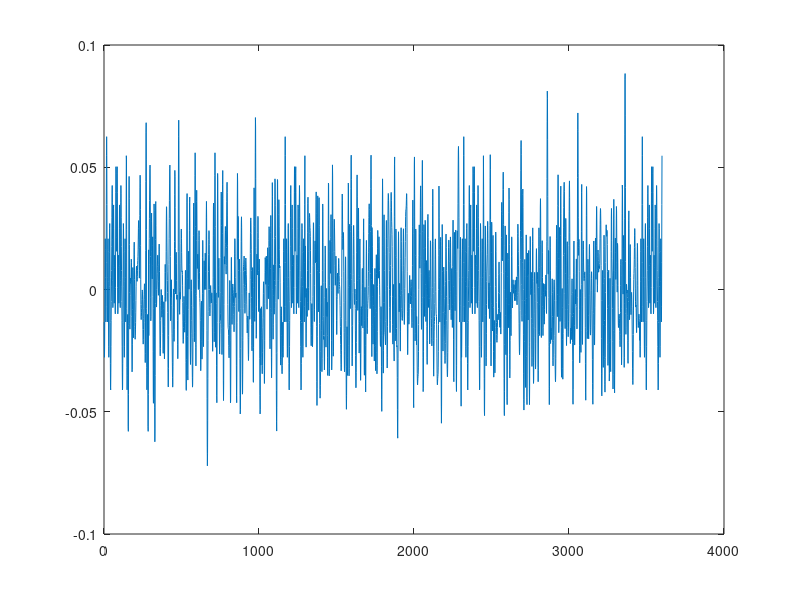
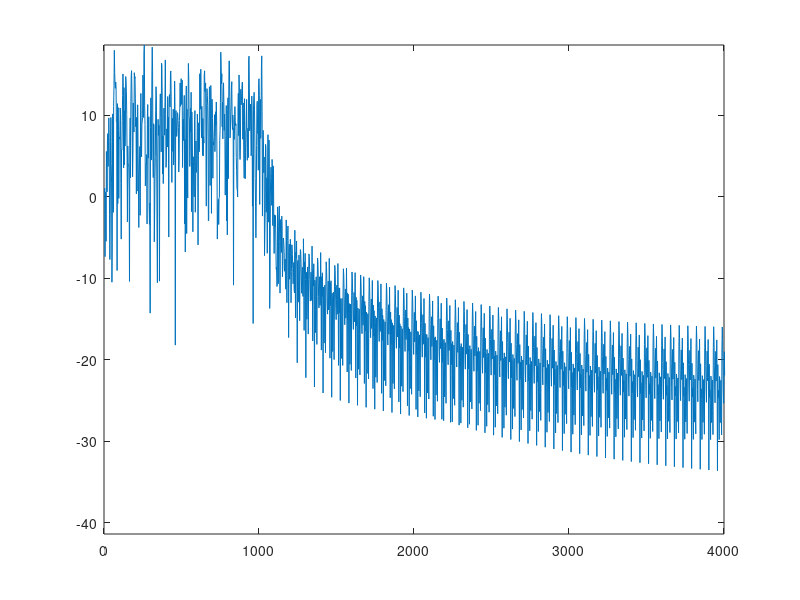
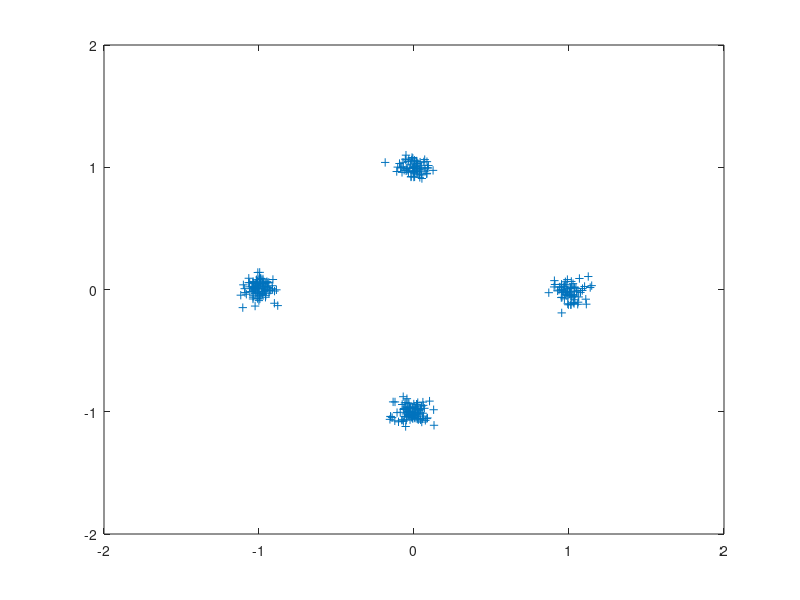
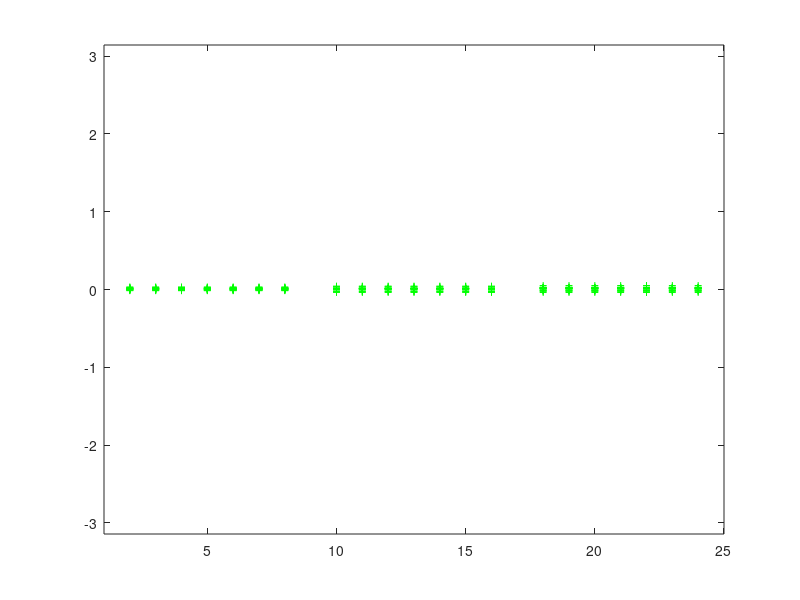

Reproduce these figures in MATLAB, in order.
% bpsk_hf_fs.m
% David Rowe Mar 2017
%
% Rate Fs BPSK simulation, development of bpsk_hf_rs.m

#{
 TODO:
   [X] strip back experimental stuff to just features we need
   [X] ZOH/integrator
   [X] OFDM up and down conversion
   [X] rate Fs HF model and HF results
   [X] add QPSK
   [X] add CP
   [ ] adjust waveform parameters for real world
   [ ] Nsec run time take into account CP
   [ ] plot phase ests
   [ ] handle border carriers
       [ ] start with phantom carriers 
           + but unhappy with 1800Hz bandwidth
       [ ] also try interpolation or just single row
   [ ] compute SNR and PAPR
   [ ] timing estimator
   [ ] acquisition & freq offset estimation
   [ ] SSB bandpass filtering
#}

1;

% Gray coded QPSK modulation function

function symbol = qpsk_mod(two_bits)
    two_bits_decimal = sum(two_bits .* [2 1]); 
    switch(two_bits_decimal)
        case (0) symbol =  1;
        case (1) symbol =  j;
        case (2) symbol = -j;
        case (3) symbol = -1;
    endswitch
endfunction


% Gray coded QPSK demodulation function

function two_bits = qpsk_demod(symbol)
    bit0 = real(symbol*exp(j*pi/4)) < 0;
    bit1 = imag(symbol*exp(j*pi/4)) < 0;
    two_bits = [bit1 bit0];
endfunction


% Returns the most likely place for the start of a frame, as a
% a candidate for coarse frame sync.  Combines two frames pilots
% so we need at least Nsamperframe+M+Ncp samples in rx

function [ct_est foff_est] = coarse_sync(states, rx, rate_fs_pilot_samples)
    Nsamperframe = states.Nsamperframe; M = states.M; Ncp = states.Ncp; Fs = states.Fs;
    verbose  = states.verbose;

    Ncorr = length(rx) - (Nsamperframe+M+Ncp) + 1;
    assert(Ncorr > 0);
    corr = zeros(1,Ncorr);
    for i=1:Ncorr
      corr(i)   = abs(rx(i:i+M+Ncp-1) * rate_fs_pilot_samples');
      corr(i)  += abs(rx(i+Nsamperframe:i+Nsamperframe+M+Ncp-1) * rate_fs_pilot_samples');
    end

    [mx ct_est] = max(abs(corr));

    C  = abs(fft(rx(ct_est:ct_est+M+Ncp-1) .* conj(rate_fs_pilot_samples), Fs));
    C += abs(fft(rx(ct_est+Nsamperframe:ct_est+Nsamperframe+M+Ncp-1) .* conj(rate_fs_pilot_samples), Fs));

    fmax = 30;
    [mx_pos foff_est_pos] = max(C(1:fmax));
    [mx_neg foff_est_neg] = max(C(Fs-fmax+1:Fs));

    if mx_pos > mx_neg
      foff_est = foff_est_pos - 1;
    else
      foff_est = foff_est_neg - fmax - 1;
    end

    if verbose
      %printf("ct_est: %d\n", ct_est);
      figure(6); clf;
      plot(abs(corr))
      figure(7)
      plot(C)
      axis([0 200 0 0.4])
    end
endfunction


function [sim_out rate_fs_pilot_samples rx] = run_sim(sim_in)
  Fs = 8000;
  Rs = sim_in.Rs;
  Tcp = sim_in.Tcp;
  M  = Fs/Rs;
  Ncp = Tcp*Fs;
  woffset = 2*pi*sim_in.foff_hz/Fs;

  bps = sim_in.bps;
  EbNodB  = sim_in.EbNodB;
  verbose = sim_in.verbose;
  hf_en   = sim_in.hf_en;

  Ns = sim_in.Ns;          % step size for pilots
  Nc = sim_in.Nc;          % Number of cols, aka number of carriers

  Nbitsperframe = (Ns-1)*Nc*bps;
  Nrowsperframe = Nbitsperframe/(Nc*bps);
  if verbose
    printf("Rs:.........: %4.2f\n", Rs);
    printf("M:..........: %d\n", M);
    printf("bps:.........: %d\n", bps);
    printf("Nbitsperframe: %d\n", Nbitsperframe);
    printf("Nrowsperframe: %d\n", Nrowsperframe);
  end

  % Important to define run time in seconds so HF model will evolve the same way
  % for different pilot insertion rates.  So lets work backwards from approx
  % seconds in run to get Nbits, the total number of payload data bits

  % frame has Ns-1 data symbols between pilots, e.g. for Ns=3: 
  %
  % PPP
  % DDD
  % DDD
  % PPP

  Nrows = sim_in.Nsec*Rs;
  Nframes = floor((Nrows-1)/Ns);
  Nbits = Nframes * Nbitsperframe;    % number of payload data bits

  Nr = Nbits/(Nc*bps);                % Number of data rows to get Nbits total

  % double check if Nbits fit neatly into carriers

  assert(Nbits/(Nc*bps) == floor(Nbits/(Nc*bps)), "Nbits/(Nc*bps) must be an integer");

  Nrp = Nr + Nframes + 1;  % number of rows once pilots inserted
                           % extra row of pilots at end
  Nsamperframe =  (Nrowsperframe+1)*(M+Ncp);

  if verbose
    printf("Nc.....: %d\n", Nc);
    printf("Ns.....: %d (step size for pilots, Ns-1 data symbols between pilots)\n", Ns);
    printf("Nr.....: %d\n", Nr);
    printf("Nbits..: %d\n", Nbits);
    printf("Nframes: %d\n", Nframes);
    printf("Nrp....: %d (number of rows including pilots)\n", Nrp);
  end

  % set up HF model ---------------------------------------------------------------

  if hf_en

    % some typical values, or replace with user supplied

    dopplerSpreadHz = 1.0; path_delay_ms = 1;

    if isfield(sim_in, "dopplerSpreadHz") 
      dopplerSpreadHz = sim_in.dopplerSpreadHz;
    end
    if isfield(sim_in, "path_delay_ms") 
      path_delay_ms = sim_in.path_delay_ms;
    end
    path_delay_samples = path_delay_ms*Fs/1000;
    printf("Doppler Spread: %3.2f Hz Path Delay: %3.2f ms %d samples\n", dopplerSpreadHz, path_delay_ms, path_delay_samples);

    randn('seed',1);
    spread1 = doppler_spread(dopplerSpreadHz, Fs, (sim_in.Nsec*(M+Ncp)/M+0.2)*Fs);
    spread2 = doppler_spread(dopplerSpreadHz, Fs, (sim_in.Nsec*(M+Ncp)/M+0.2)*Fs);

    % sometimes doppler_spread() doesn't return exactly the number of samples we need
 
    assert(length(spread1) >= Nrp*M, "not enough doppler spreading samples");
    assert(length(spread2) >= Nrp*M, "not enough doppler spreading samples");

    hf_gain = 1.0/sqrt(var(spread1)+var(spread2));
    % printf("nsymb: %d lspread1: %d\n", nsymb, length(spread1));
  end
 
  % simulate for each Eb/No point ------------------------------------

  for nn=1:length(EbNodB)
    rand('seed',1);
    randn('seed',1);

    EbNo = bps * (10 .^ (EbNodB(nn)/10));
    variance = 1/(M*EbNo/2);

    % generate tx bits

    tx_bits = rand(1,Nbits) > 0.5;

    % map to symbols in linear array

    if bps == 1
      tx_sym_lin = 2*tx_bits - 1;
    end
    if bps == 2
      for s=1:Nbits/bps
        tx_sym_lin(s) = qpsk_mod(tx_bits(2*(s-1)+1:2*s));
      end
    end

    % place symbols in multi-carrier frame with pilots and boundary carriers

    %pilots = ones(1,Nc+2);
    %pilots(1:2:Nc+2) = -1;
    pilots = 1 - 2*(rand(1,Nc+2) > 0.5);
    tx_sym = []; s = 1;
    for f=1:Nframes
      aframe = zeros(Nrowsperframe,Nc+2);
      aframe(1,:) = pilots;
      for r=1:Nrowsperframe
        arowofsymbols = tx_sym_lin(s:s+Nc-1);
        s += Nc;
        aframe(r+1,2:Nc+1) = arowofsymbols;
      end
      tx_sym = [tx_sym; aframe];
    end      
    tx_sym = [tx_sym; pilots];  % final row of pilots
    [nr nc] = size(tx_sym);
    assert(nr == Nrp);

    % OFDM up conversion and upsampling to rate Fs ---------------------

    w = (0:Nc+1)*2*pi*Rs/Fs;
    W = zeros(Nc+2,M);
    for c=1:Nc+2
      W(c,:) = exp(j*w(c)*(0:M-1));
    end

    Nsam = Nrp*(M+Ncp);
    tx = [];

    % OFDM upconvert symbol by symbol so we can add CP

    for r=1:Nrp
      asymbol = tx_sym(r,:) * W/M;
      asymbol_cp = [asymbol(M-Ncp+1:M) asymbol];
      tx = [tx asymbol_cp];
    end
    assert(length(tx) == Nsam);

    % these are used for coarse timing and freq acquisition

    rate_fs_pilot_samples = tx(1:M+Ncp);

    % channel simulation ---------------------------------------------------------------

    rx = tx;
    
    if hf_en
      %rx  =  [zeros(1,path_delay_samples) tx(1:Nsam-path_delay_samples)];
      rx  = hf_gain * tx(1:Nsam) .* spread1(1:Nsam);
      rx  += hf_gain * [zeros(1,path_delay_samples) tx(1:Nsam-path_delay_samples)] .* spread2(1:Nsam);
    end

    rx = rx .* exp(j*woffset*(1:Nsam));

    noise = sqrt(variance)*(0.5*randn(1,Nsam) + j*0.5*randn(1,Nsam));
    rx += noise;
    
    % downconvert, downsample and integrate using OFDM.  Start integrating just after CP 
    % when ISI has died down

    rx_sym = zeros(Nrp, Nc+2);
    for r=1:Nrp
      st = (r-1)*(M+Ncp)+Ncp+1; en = st + M - 1;
      %printf("st: %d en: %d\n", st, en);
      for c=1:Nc+2
        acarrier = rx(st:en) .* conj(W(c,:));
        rx_sym(r,c) = sum(acarrier);
      end
    end
    
    % pilot based phase est, we use known tx symbols as pilots ----------
 
    phase_est_pilot_log = 10*ones(Nrp,Nc+2);
    phase_est_stripped_log = 10*ones(Nrp,Nc+2);
    phase_est_log = 10*ones(Nrp,Nc+2);
    for c=2:Nc+1
      for r=1:Ns:Nrp-Ns

        % estimate phase using average of 6 pilots in a rect 2D window centred
        % on this carrier
        % PPP
        % DDD
        % DDD
        % PPP
          
        cr = c-1:c+1;
        aphase_est_pilot_rect = sum(rx_sym(r,cr)*tx_sym(r,cr)') + sum(rx_sym(r+Ns,cr)*tx_sym(r+Ns,cr)');

        % use next step of pilots in past and future

        if r > Ns+1
          aphase_est_pilot_rect += sum(rx_sym(r-Ns,cr)*tx_sym(r-Ns,cr)');
        end
        if r < Nrp - 2*Ns
          aphase_est_pilot_rect += sum(rx_sym(r+2*Ns,cr)*tx_sym(r+2*Ns,cr)');
        end

        % correct phase offset using phase estimate

        for rr=r+1:r+Ns-1
          aphase_est_pilot = angle(aphase_est_pilot_rect);
          phase_est_pilot_log(rr,c) = aphase_est_pilot;
          rx_corr(rr,c) = rx_sym(rr,c) * exp(-j*aphase_est_pilot);
        end

      end % r=1:Ns:Nrp-Ns
    end % c=2:Nc+1

    % remove pilots to give us just data symbols and demodulate

    rx_bits = []; rx_np = [];
    for r=1:Nrp
      if mod(r-1,Ns) != 0
        arowofsymbols = rx_corr(r,2:Nc+1);
        rx_np = [rx_np arowofsymbols];
        if bps == 1
          arowofbits = real(arowofsymbols) > 0;
        end
        if bps == 2
          arowofbits = zeros(1,Nc);
          for c=1:Nc
            arowofbits((c-1)*2+1:c*2) = qpsk_demod(arowofsymbols(c));
          end
        end
        rx_bits = [rx_bits arowofbits];
      end
    end
    assert(length(rx_bits) == Nbits);


    % calculate BER stats as a block, after pilots extracted

    errors = xor(tx_bits, rx_bits);
    Nerrs = sum(errors);

    printf("EbNodB: %3.2f BER: %4.3f Nbits: %d Nerrs: %d\n", EbNodB(nn), Nerrs/Nbits, Nbits, Nerrs);

    if verbose
      figure(1)
      plot(real(tx))
      figure(2)
      Tx = abs(fft(tx.*hanning(Nsam)'));
      Tx_dB = 20*log10(Tx);
      dF = Fs/Nsam;
      plot((1:Nsam)*dF, Tx_dB);
      mx = max(Tx_dB);
      axis([0 Fs/2 mx-60 mx])
     
      figure(3); clf; 
      plot(rx_np,'+');
      axis([-2 2 -2 2]);

      
      if hf_en
        figure(4); clf; 
        subplot(211)
        plot(abs(spread1(1:Nsam)));
        %hold on; plot(abs(spread2(1:Nsam)),'g'); hold off;
        subplot(212)
        plot(angle(spread1(1:Nsam)));
      end
      

      figure(5); clf;
      plot(phase_est_log(:,2:Nc+1),'+', 'markersize', 10); 
      hold on; 
      plot(phase_est_pilot_log(:,2:Nc+1),'g+', 'markersize', 5); 

#{
      if sim_in.hf_en
        plot(angle(hf_model(:,2:Nc+1)));
      end
#}

      axis([1 Nrp -pi pi]);  
    end

    sim_out.ber(nn) = sum(Nerrs)/Nbits; 
    sim_out.pilot_overhead = 10*log10(Ns/(Ns-1));
    sim_out.M = M; sim_out.Fs = Fs; sim_out.Ncp = Ncp;
    sim_out.Nrowsperframe = Nrowsperframe; sim_out.Nsamperframe = Nsamperframe;
  end
endfunction


function run_single
  Ts = 0.016; 
  sim_in.Tcp = 0.002; 
  sim_in.Rs = 1/Ts; sim_in.bps = 2; sim_in.Nc = 16; sim_in.Ns = 8;

  sim_in.Nsec = 3*(sim_in.Ns+1)/sim_in.Rs;  % one frame
  %sim_in.Nsec = 1;

  sim_in.EbNodB = 20;
  sim_in.verbose = 1;
  sim_in.hf_en = 0;
  sim_in.foff_hz = 0;

  run_sim(sim_in);
end


% Plot BER against Eb/No curves for AWGN and HF

% Target operating point Eb/No for HF is 6dB, as this is where our rate 1/2
% LDPC code gives good results (10% PER, 1% BER).  However this means
% the Eb/No at the input is 10*log(1/2) or 3dB less, so we need to
% make sure phase est works at Eb/No = 6 - 3 = 3dB
%
% For AWGN target is 2dB so -1dB op point.

function run_curves
  Ts = 0.010;
  sim_in.Rs = 1/Ts;
  sim_in.Tcp = 0.002; 
  sim_in.bps = 2; sim_in.Ns = 8; sim_in.Nc = 8; sim_in.verbose = 0;
  sim_in.foff_hz = 0;

  pilot_overhead = (sim_in.Ns-1)/sim_in.Ns;
  cp_overhead = Ts/(Ts+sim_in.Tcp);
  overhead_dB = -10*log10(pilot_overhead*cp_overhead);

  sim_in.hf_en = 0;
  sim_in.Nsec = 30;
  sim_in.EbNodB = -3:5;
  awgn_EbNodB = sim_in.EbNodB;

  awgn_theory = 0.5*erfc(sqrt(10.^(sim_in.EbNodB/10)));
  awgn = run_sim(sim_in);

  sim_in.hf_en = 1;
  sim_in.Nsec = 120;
  sim_in.EbNodB = 1:8;

  EbNoLin = 10.^(sim_in.EbNodB/10);
  hf_theory = 0.5.*(1-sqrt(EbNoLin./(EbNoLin+1)));

  hf = run_sim(sim_in);

  figure(4); clf;
  semilogy(awgn_EbNodB, awgn_theory,'b+-;AWGN theory;');
  hold on;
  semilogy(sim_in.EbNodB, hf_theory,'b+-;HF theory;');
  semilogy(awgn_EbNodB+overhead_dB, awgn_theory,'g+-;AWGN lower bound with pilot + CP overhead;');
  semilogy(sim_in.EbNodB+overhead_dB, hf_theory,'g+-;HF lower bound with pilot + CP overhead;');
  semilogy(awgn_EbNodB+overhead_dB, awgn.ber,'r+-;AWGN sim;');
  semilogy(sim_in.EbNodB+overhead_dB, hf.ber,'r+-;HF sim;');
  hold off;
  axis([-3 8 1E-2 2E-1])
  xlabel('Eb/No (dB)');
  ylabel('BER');
  grid; grid minor on;
  legend('boxoff');
end


% Run an acquisition test, returning vectors of estimation errors

function [delta_ct delta_foff] = acquisition_test(Ntests=10, EbNodB=100, foff_hz=0, hf_en=0)

  % generate test signal at a given Eb/No and frequency offset

  Ts = 0.016; 
  sim_in.Tcp = 0.002; 
  sim_in.Rs = 1/Ts; sim_in.bps = 2; sim_in.Nc = 16; sim_in.Ns = 8;

  sim_in.Nsec = Ntests*(sim_in.Ns+1)/sim_in.Rs;

  sim_in.EbNodB = EbNodB;
  sim_in.verbose = 0;
  sim_in.hf_en = hf_en;
  sim_in.foff_hz = foff_hz;

  [sim_out rate_fs_pilot_samples rx] = run_sim(sim_in);

  % set up acquistion 

  states.Nsamperframe = sim_out.Nsamperframe;
  states.M = sim_out.M; states.Ncp = sim_out.Ncp;
  states.verbose = 0;
  states.Fs = sim_out.Fs;

  % test acquisition over test signal

  delta_ct = []; delta_foff = [];
  for w=1:Nsamperframe:length(rx)-3*Nsamperframe
     st = w+0.5*Nsamperframe; en = st+2*Nsamperframe-1;
     [ct_est foff_est] = coarse_sync(states, rx(st:en), rate_fs_pilot_samples);
     %printf("ct_est: %4d foff_est: %3.1f\n", ct_est, foff_est);

     % valid coarse timing ests are modulo Nsamperframe

     delta_ct = [delta_ct ct_est-Nsamperframe/2];
     delta_foff = [delta_foff (foff_est-foff_hz)];
  end
endfunction


% Run some tests for various acquisition conditions. Probability of
% acquistion is what matters, e.g. if it's 50% we can expect sync
% within 2 frames
%                 P(t)/P(f)  P(t)/P(f)
%          Eb/No  AWGN       HF
% +/- 25Hz -1/3   1.0/0.3    0.96/0.3 
% +/-  5Hz -1/3   1.0/0.347  0.96/0.55 
% +/- 25Hz  10/10 1.00/0.92  0.99/0.77

function acquisition_curves
  Fs = 8000;
  Ntests = 100;

  % allowable tolerance for acquistion

  ftol_hz = 2.0;
  ttol_samples = 0.002*Fs;

  % AWGN channel operating point

  [dct dfoff] = acquisition_test(Ntests, 10, 25);

  % Probability of acquistion is what matters, e.g. if it's 50% we can
  % expect sync within 2 frames

  printf("AWGN P(time offset acq) = %3.2f\n", length(find (abs(dct) < ttol_samples))/length(dct));
  printf("AWGN P(freq offset acq) = %3.2f\n", length(find (abs(dfoff) < ftol_hz))/length(dfoff));
 
  figure(1)
  hist(dct(find (abs(dct) < ttol_samples)))
  figure(2)
  hist(dfoff)

  % HF channel operating point

  [dct dfoff] = acquisition_test(Ntests, 10, 25, 1);

  printf("AWGN P(time offset acq) = %3.2f\n", length(find (abs(dct) < ttol_samples))/length(dct));
  printf("HF P(freq offset acq) = %3.2f\n", length(find (abs(dfoff) < ftol_hz))/length(dfoff));

  figure(3)
  hist(dct(find (abs(dct) < ttol_samples)))
  figure(4)
  hist(dfoff)

endfunction


% choose simulation to run here -------------------------------------------------------

format;
more off;

run_single
%run_curves
%acquisition_curves

